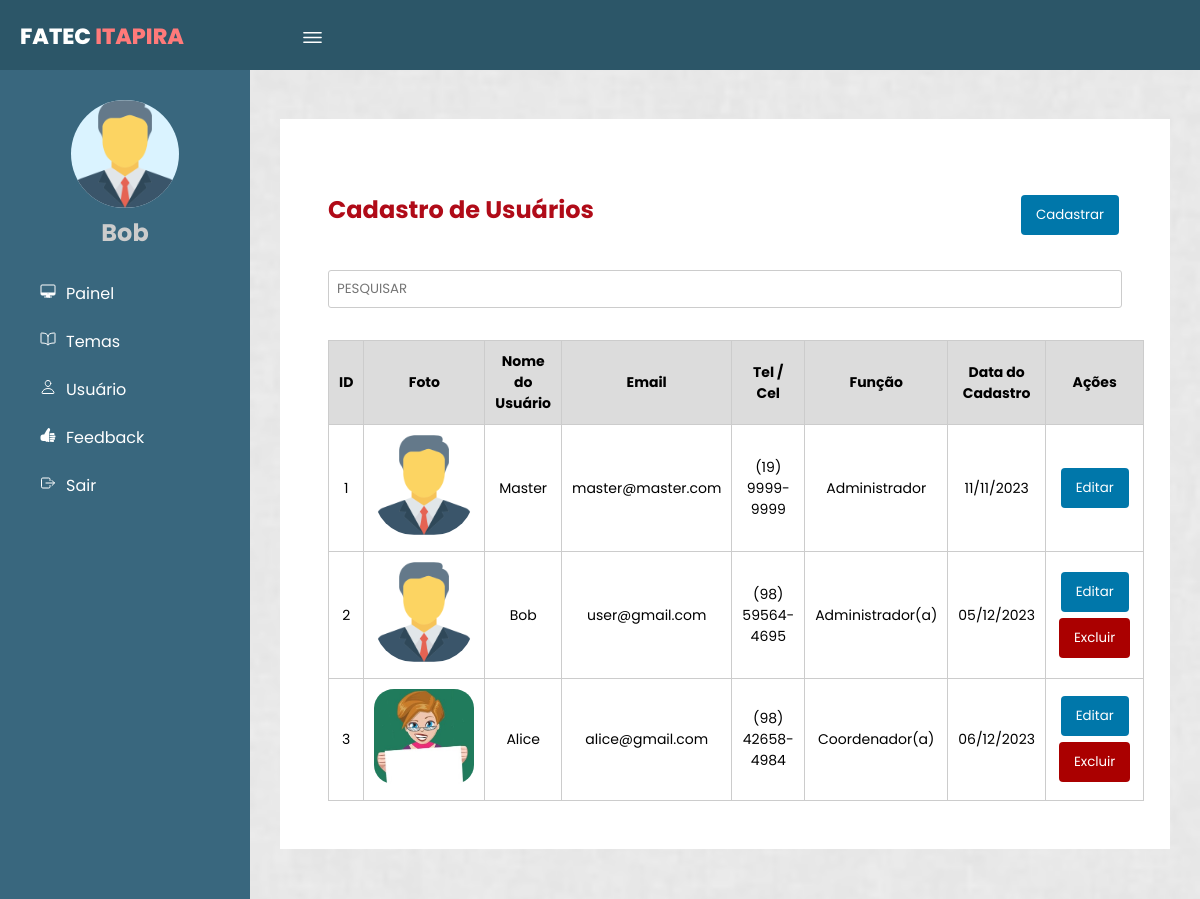
The page /gerenciarUsuario.php (signed in) on the database its author committed.
### tables this page shows
CREATE TABLE `usuarios` (
  `idUsuarios` int(10) UNSIGNED NOT NULL,
  `NomeUsuario` varchar(255) NOT NULL,
  `Email` varchar(50) NOT NULL,
  `Senha` varchar(255) NOT NULL,
  `Tel_Cel` varchar(15) DEFAULT NULL,
  `Funcao` varchar(30) DEFAULT NULL,
  `NivelAcesso` int(11) NOT NULL DEFAULT 1,
  `DataCadastro` date NOT NULL,
  `DataUltimaAtualizacao` timestamp NOT NULL DEFAULT current_timestamp() ON UPDATE current_timestamp(),
  `FotoPath` varchar(255) DEFAULT NULL
);

### Class/Usuario.php (called while the page is built, shortened)
<?php
class Usuario
{
    private $conn;
    public function __construct($conn)
    {
        $this->conn = $conn;
    }
    public function listarUsuarios()
    {
        try {
            $sql = "SELECT * FROM usuarios";
            $stmt = $this->conn->query($sql);
            if ($stmt) {
                return $stmt->fetchAll(PDO::FETCH_ASSOC);
            } else {
                throw new Exception("Erro ao executar a consulta SQL");
            }
        } catch (Exception $e) {
            error_log("Erro ao listar usuários: " . $e->getMessage());
            return [];
        }
    }
}

### gerenciarUsuario.php (the view, shortened to what this page needs)
<?php
require_once 'Class/Usuario.php';
require_once 'conexao.php';
$usuario = new Usuario($conn);
$usuarios = $usuario->listarUsuarios();
?>
<!DOCTYPE html>
<html lang="pt-br">
<head>
    <link rel="stylesheet" href="css/format.css">
</head>
<body page='lista'>
    <header>
        <label for="check">
            <ion-icon name="menu-outline" id="sidebar_btn"></ion-icon>
        </label>
        <div class="left">
            <h3>Fatec <span>Itapira</span></h3>
        </div>
    </header>
    <div class="sidebar">
        <div class="center">
            <img src="icon/manager_icon_129392.png" class="image" alt="">
            <h2><?php echo $_SESSION['nomeUsuario']; ?></h2>
        </div>
        <a href="painelAdmin.php" onclick="vizualizar('lista', true)"><ion-icon
                name="desktop-outline"></ion-icon><span>Painel</span></a>
        <a href="gerenciarTema.php"><ion-icon name="book-outline"></ion-icon><span>Temas</span></a>
        <a href="gerenciarUsuario.php"><ion-icon name="person-outline"></ion-icon><span>Usuário</span></a>
        <a href="Views/listarVisitante.php"><ion-icon name="thumbs-up"></ion-icon></ion-icon><span>Feedback</span></a>
        <a href="login/sairLogin.php"><ion-icon name="exit-outline"></ion-icon><span>Sair</span></a>
    </div>
    <div class="content">
        <div id='listaRegistros'>
            <div class="titulo_ask">
                <h1>Cadastro de Usuários</h1>
                <a href="Views/cadastroUsuario.html"><button>Cadastrar</button></a>
            </div>
            <div style='display: flex;' class="filtro">
                <input style='flex:1' placeholder="PESQUISAR" autofocus id='inputPesquisa' />
            </div>
    <?php if (!empty($usuarios)): ?>
        <table>
            <tr>
                <thead>
                <th>ID</th>
                <th>Foto</th>
                <th>Nome do Usuário</th>
                <th>Email</th>
                <th>Tel / Cel</th>
                <th>Função</th>
                <th>Data do Cadastro</th>
                <th>Ações</th>
            </tr>
            <?php foreach ($usuarios as $user): ?>
                <tr>
                    <td><?php echo $user['idUsuarios']; ?></td>
                    <td><?php
                        if (!empty($user['FotoPath'])) {
                            $caminhoImagem = 'uploads/' . basename($user['FotoPath']);
                            echo '<img src="' . $caminhoImagem . '" alt="Foto do Usuário" style="max-width: 100px; max-height: 100px; border-radius: 20%;">';
                        } else {
                            echo '<img src="uploads/manager_icon_129392.png" alt="Imagem Padrão" style="max-width: 100px; max-height: 100px; border-radius: 40%;">';
                        }
                        ?>
                    </td>
                    <td><?php echo $user['NomeUsuario']; ?></td>
                    <td><?php echo $user['Email']; ?></td>
                    <td><?php echo $user['Tel_Cel']; ?></td>
                    <td><?php echo $user['Funcao']; ?></td>
                    <td><?php echo date('d/m/Y', strtotime($user['DataCadastro'])); ?></td>
                    <td>
                        <a href="Views/editarUsuario.php?id=<?php echo $user['idUsuarios']; ?>"><button>Editar</button></a>
                        <form method="post" action="Controllers/excluir_usuario.php">
                            <button style="background-color: #a00;" type="submit" <?php echo ($user['NivelAcesso'] == 0) ? 'hidden' : ''; ?>
                            onclick="return confirm('Tem certeza que deseja excluir este usuário?')">Excluir</button>
                        </form>
                    </td>
                </tr>
            <?php endforeach; ?>
        </table>
    <?php else: ?>
        <p>Nenhum usuário cadastrado.</p>
    <?php endif; ?>
        </div>
    </div>
</body>
</html>

### css/format.css (style rules this page uses)
* { margin: 0; padding: 0; font-family: "Poppins", sans-serif; }
body { background-color: #e9e9e9; }
header { position: fixed; background: #2c5668; padding: 20px; width: 100%; height: 30px; z-index: 5; }
.left h3 { color: #fff; margin: 0; text-transform: uppercase; font-size: 22px; font-weight: 800; }
.left span { color: #ff7a7a; }
.sidebar { position: fixed; width: 250px; height: 100%; margin-top: 70px; padding-top: 30px; left: 0; background: #39677e; transition: 0.5s; transition-property: left; -webkit-transition: 0.5s; -moz-transition: 0.5s; -ms-transition: 0.5s; -o-transition: 0.5s; }
.sidebar .image { width: 108px; height: 108px; border-radius: 100px; -webkit-border-radius: 100px; -moz-border-radius: 100px; -ms-border-radius: 100px; -o-border-radius: 100px; background-color: #daf3ff; }
.sidebar h2 { color: #ccc; margin-top: 0; margin-bottom: 20px; }
.sidebar a { color: #fff; display: block; width: 100%; line-height: 48px; text-decoration: none; padding-left: 40px; box-sizing: border-box; transition: 0.5s; transition-property: background; }
.sidebar .center { text-align: center; }
.sidebar ion-icon { padding-right: 10px; }
label #sidebar_btn { z-index: 1; position: fixed; left: 300px; color: #fff; font-size: 25px; margin: 5px 0; cursor: pointer; transition: 0.5s; transition-property: color; }
.content { background: url(../img/bg.png) no-repeat; background-size: cover; background-position: center; transition: 0.5s; position: relative; margin-left: 250px; top: 69px; z-index: 1; overflow: hidden; }
div#listaRegistros { background: white; padding: 3rem; margin: 50px 30px; }
#listaRegistros { display: flex; align-items: center; justify-content: center; flex-direction: column; }
body[page="lista"] #listaRegistros { display: block; }
a { text-decoration: none; }
#listaRegistros .filtro { margin: 4vh auto; }
table { width: 100%; border-collapse: collapse; }
thead { background: gainsboro; }
table th, table td { text-align: center; font-size: 14px; padding: 10px; border: solid 1px #ccc; }
button { border: none; border-radius: 4px; cursor: pointer; background-color: #07a; color: #fff; margin: 3px; padding: 10px 15px; -webkit-border-radius: 4px; -moz-border-radius: 4px; -ms-border-radius: 4px; -o-border-radius: 4px; }
input { border: solid 1px #ccc; border-radius: 4px; padding: 10px; }
.titulo_ask { display: flex; justify-content: space-between; margin-block-start: 25px; }
.titulo_ask h1 { color: #b00b18; font-size: 24px; }
label, select, input { text-align: left; vertical-align: middle; white-space: nowrap; }
select, input { padding: 8px; border: 1px solid #ccc; border-radius: 3px; }

### rows shown on the page
usuarios: idUsuarios "1", NomeUsuario "Master", Email "master@master.com", Tel_Cel "(19) 9999-9999", Funcao "Administrador", DataCadastro "11/11/2023"
usuarios: idUsuarios "2", NomeUsuario "Bob", Email "user@gmail.com", Tel_Cel "(98) 59564-4695", Funcao "Administrador(a)", DataCadastro "05/12/2023"
usuarios: idUsuarios "3", FotoPath (picture), NomeUsuario "Alice", Email "alice@gmail.com", Tel_Cel "(98) 42658-4984", Funcao "Coordenador(a)", DataCadastro "06/12/2023"

### other values the page prints
$_SESSION['nomeUsuario'] "Bob"
